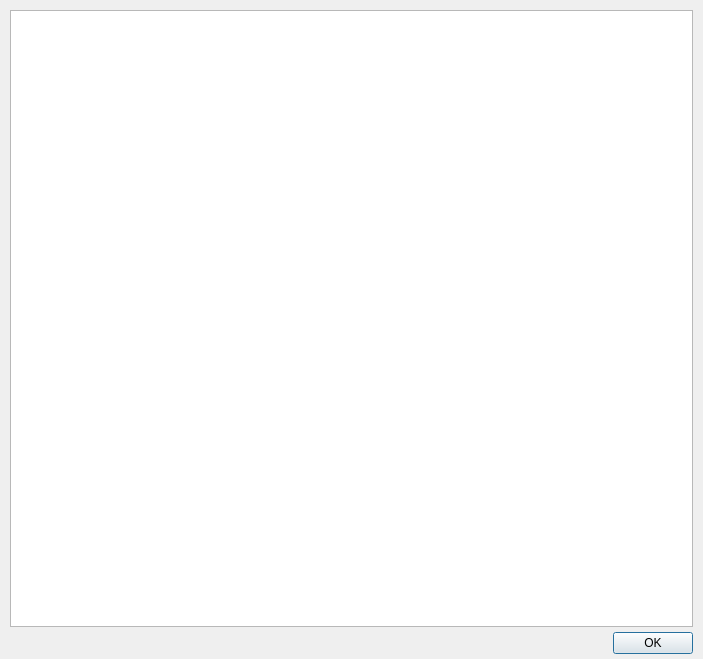
<?xml version="1.0" encoding="UTF-8"?>
<ui version="4.0">
 <class>about_Dialog</class>
 <widget class="QDialog" name="about_Dialog">
  <property name="geometry">
   <rect>
    <x>0</x>
    <y>0</y>
    <width>703</width>
    <height>659</height>
   </rect>
  </property>
  <property name="windowTitle">
   <string>About</string>
  </property>
  <property name="paintme01" stdset="0">
   <bool>true</bool>
  </property>
  <layout class="QVBoxLayout" name="verticalLayout">
   <property name="spacing">
    <number>5</number>
   </property>
   <property name="leftMargin">
    <number>10</number>
   </property>
   <property name="topMargin">
    <number>10</number>
   </property>
   <property name="rightMargin">
    <number>10</number>
   </property>
   <property name="bottomMargin">
    <number>5</number>
   </property>
   <item>
    <widget class="QPlainTextEdit" name="plainTextEdit_about">
     <property name="readOnly">
      <bool>true</bool>
     </property>
    </widget>
   </item>
   <item>
    <widget class="QDialogButtonBox" name="buttonBox">
     <property name="orientation">
      <enum>Qt::Horizontal</enum>
     </property>
     <property name="standardButtons">
      <set>QDialogButtonBox::Ok</set>
     </property>
    </widget>
   </item>
  </layout>
 </widget>
 <resources/>
 <connections>
  <connection>
   <sender>buttonBox</sender>
   <signal>accepted()</signal>
   <receiver>about_Dialog</receiver>
   <slot>accept()</slot>
   <hints>
    <hint type="sourcelabel">
     <x>248</x>
     <y>254</y>
    </hint>
    <hint type="destinationlabel">
     <x>157</x>
     <y>274</y>
    </hint>
   </hints>
  </connection>
  <connection>
   <sender>buttonBox</sender>
   <signal>rejected()</signal>
   <receiver>about_Dialog</receiver>
   <slot>reject()</slot>
   <hints>
    <hint type="sourcelabel">
     <x>316</x>
     <y>260</y>
    </hint>
    <hint type="destinationlabel">
     <x>286</x>
     <y>274</y>
    </hint>
   </hints>
  </connection>
 </connections>
</ui>
